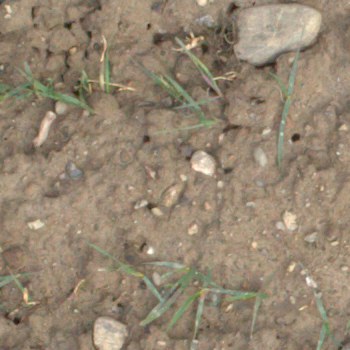
#> input picture data/test/FPWW0180049_RGB1_20170308_113954_6.png, 350 x 350 px
$ python comp9517_D_focused_robustness.py --test-dir data/test
#> lines starting #> are read from the running program, lines starting #| are printed output that depends on the picture
from __future__ import annotations

import argparse
import csv
from pathlib import Path
from typing import Dict, List

import cv2
import numpy as np


def add_gaussian_noise(img: np.ndarray, sigma: float = 20.0) -> np.ndarray:
    noise = np.random.normal(0, sigma, img.shape).astype(np.float32)
    out = np.clip(img.astype(np.float32) + noise, 0, 255).astype(np.uint8)
    return out


def apply_blur(img: np.ndarray, k: int = 7) -> np.ndarray:
    return cv2.GaussianBlur(img, (k, k), 0)


def low_brightness(img: np.ndarray, alpha: float = 0.6) -> np.ndarray:
    return np.clip(img.astype(np.float32) * alpha, 0, 255).astype(np.uint8)


def low_contrast(img: np.ndarray, alpha: float = 0.6) -> np.ndarray:
    mean = img.mean(axis=(0, 1), keepdims=True)
    out = (img.astype(np.float32) - mean) * alpha + mean
    return np.clip(out, 0, 255).astype(np.uint8)


def occlusion(img: np.ndarray, frac: float = 0.18) -> np.ndarray:
    out = img.copy()
    h, w = out.shape[:2]
    oh, ow = int(h * frac), int(w * frac)
    y0 = h // 2 - oh // 2
    x0 = w // 2 - ow // 2
    out[y0:y0+oh, x0:x0+ow] = 0
    return out


DISTORTIONS = {
    'gaussian_noise': add_gaussian_noise,
    'gaussian_blur': apply_blur,
    'low_brightness': low_brightness,
    'low_contrast': low_contrast,
    'occlusion': occlusion,
}


def discover_test_images(test_dir: Path):
    for img_path in sorted(test_dir.glob('*.png')):
        if not img_path.stem.endswith('_mask'):
            yield img_path


def main() -> None:
    parser = argparse.ArgumentParser(description='Create distorted test set for robustness analysis')
    parser.add_argument('--test-dir', type=Path, required=True)
    parser.add_argument('--out-dir', type=Path, default=Path('output/distorted_test'))
    args = parser.parse_args()

    rows: List[Dict[str, str]] = []
    for name, fn in DISTORTIONS.items():
        ddir = args.out_dir / name
        ddir.mkdir(parents=True, exist_ok=True)
        for img_path in discover_test_images(args.test_dir):
            img = cv2.imread(str(img_path), cv2.IMREAD_COLOR)
#> img is the input picture: shape (350, 350, 3); mean B, G, R 112.7, 133, 148.5
            if img is None:
                continue
            out = fn(img)
#> in add_gaussian_noise, `out = np.clip(img.astype(np.float32) + noise, 0, 255).astype(np.uint8)`:
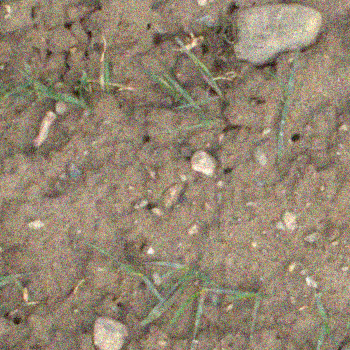
#> out: shape (350, 350, 3); mean B, G, R 112.1, 132.6, 148
            cv2.imwrite(str(ddir / img_path.name), out)
            rows.append({'distortion': name, 'image_name': img_path.name, 'saved_to': str(ddir / img_path.name)})

    csv_path = args.out_dir / 'distortion_index.csv'
    with csv_path.open('w', newline='', encoding='utf-8') as f:
        writer = csv.DictWriter(f, fieldnames=['distortion', 'image_name', 'saved_to'])
        writer.writeheader()
        writer.writerows(rows)
    print(f'Saved to {args.out_dir}')


if __name__ == '__main__':
    main()
